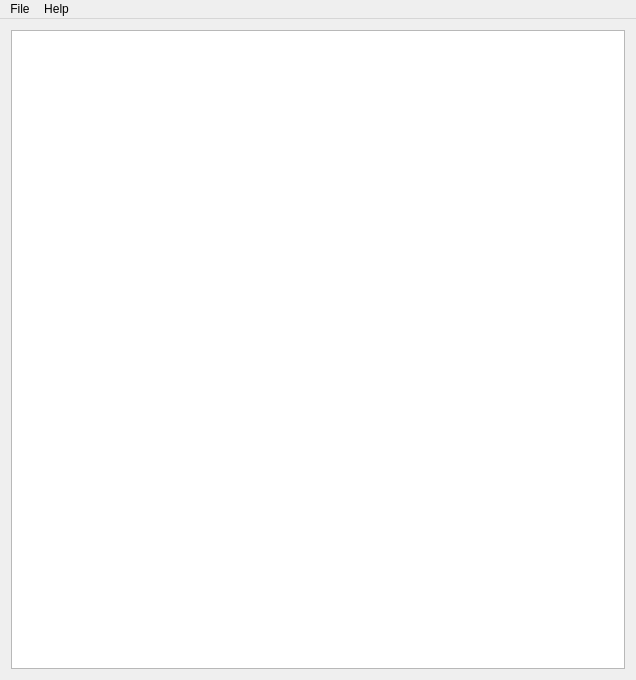
<?xml version="1.0" encoding="UTF-8"?>
<ui version="4.0">
 <class>MainWindow</class>
 <widget class="QMainWindow" name="MainWindow">
  <property name="geometry">
   <rect>
    <x>0</x>
    <y>0</y>
    <width>636</width>
    <height>680</height>
   </rect>
  </property>
  <property name="windowTitle">
   <string>eePe</string>
  </property>
  <widget class="QWidget" name="centralWidget">
   <layout class="QGridLayout" name="gridLayout">
    <item row="0" column="0">
     <widget class="QListWidget" name="listWidget">
      <property name="font">
       <font>
        <family>Courier New</family>
        <pointsize>14</pointsize>
       </font>
      </property>
      <property name="contextMenuPolicy">
       <enum>Qt::CustomContextMenu</enum>
      </property>
     </widget>
    </item>
   </layout>
  </widget>
  <widget class="QMenuBar" name="menuBar">
   <property name="geometry">
    <rect>
     <x>0</x>
     <y>0</y>
     <width>636</width>
     <height>25</height>
    </rect>
   </property>
   <widget class="QMenu" name="menuFile">
    <property name="title">
     <string>File</string>
    </property>
    <addaction name="actionNew"/>
    <addaction name="actionOpen"/>
    <addaction name="actionSave"/>
    <addaction name="actionSave_As"/>
    <addaction name="separator"/>
    <addaction name="actionQuit"/>
   </widget>
   <widget class="QMenu" name="menuHelp">
    <property name="title">
     <string>Help</string>
    </property>
    <addaction name="actionAbout"/>
   </widget>
   <addaction name="menuFile"/>
   <addaction name="menuHelp"/>
  </widget>
  <action name="actionNew">
   <property name="text">
    <string>New</string>
   </property>
   <property name="toolTip">
    <string>Create New EEPROM</string>
   </property>
   <property name="shortcut">
    <string>Ctrl+N</string>
   </property>
  </action>
  <action name="actionSave">
   <property name="text">
    <string>Save</string>
   </property>
   <property name="toolTip">
    <string>Save EEPROM</string>
   </property>
   <property name="shortcut">
    <string>Ctrl+S</string>
   </property>
  </action>
  <action name="actionSave_As">
   <property name="text">
    <string>Save As</string>
   </property>
   <property name="shortcut">
    <string>Ctrl+Shift+S</string>
   </property>
  </action>
  <action name="actionQuit">
   <property name="text">
    <string>Quit</string>
   </property>
   <property name="shortcut">
    <string>Ctrl+Q</string>
   </property>
  </action>
  <action name="actionOpen">
   <property name="text">
    <string>Open</string>
   </property>
   <property name="toolTip">
    <string>Open EEPROM</string>
   </property>
   <property name="shortcut">
    <string>Ctrl+O</string>
   </property>
  </action>
  <action name="actionAbout">
   <property name="text">
    <string>About</string>
   </property>
  </action>
 </widget>
 <layoutdefault spacing="6" margin="11"/>
 <resources/>
 <connections/>
</ui>
